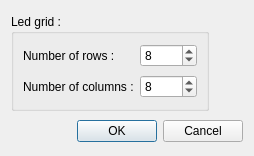
<?xml version="1.0" encoding="UTF-8"?>
<ui version="4.0">
 <class>NewAnimation</class>
 <widget class="QDialog" name="NewAnimation">
  <property name="geometry">
   <rect>
    <x>0</x>
    <y>0</y>
    <width>254</width>
    <height>156</height>
   </rect>
  </property>
  <property name="sizePolicy">
   <sizepolicy hsizetype="Fixed" vsizetype="Fixed">
    <horstretch>0</horstretch>
    <verstretch>0</verstretch>
   </sizepolicy>
  </property>
  <property name="windowTitle">
   <string>Dialog</string>
  </property>
  <layout class="QVBoxLayout" name="verticalLayout">
   <item>
    <widget class="QGroupBox" name="groupBox">
     <property name="sizePolicy">
      <sizepolicy hsizetype="Fixed" vsizetype="Fixed">
       <horstretch>0</horstretch>
       <verstretch>0</verstretch>
      </sizepolicy>
     </property>
     <property name="title">
      <string>Led grid :</string>
     </property>
     <layout class="QHBoxLayout" name="horizontalLayout_2">
      <item>
       <layout class="QGridLayout" name="gridLayout">
        <item row="0" column="1">
         <widget class="QSpinBox" name="iNumRowsSpin">
          <property name="minimumSize">
           <size>
            <width>57</width>
            <height>0</height>
           </size>
          </property>
          <property name="maximumSize">
           <size>
            <width>57</width>
            <height>16777215</height>
           </size>
          </property>
          <property name="minimum">
           <number>1</number>
          </property>
          <property name="maximum">
           <number>100</number>
          </property>
          <property name="value">
           <number>8</number>
          </property>
         </widget>
        </item>
        <item row="1" column="1">
         <widget class="QSpinBox" name="iNumColumnsSpin">
          <property name="minimumSize">
           <size>
            <width>57</width>
            <height>0</height>
           </size>
          </property>
          <property name="maximumSize">
           <size>
            <width>57</width>
            <height>16777215</height>
           </size>
          </property>
          <property name="minimum">
           <number>1</number>
          </property>
          <property name="maximum">
           <number>100</number>
          </property>
          <property name="value">
           <number>8</number>
          </property>
         </widget>
        </item>
        <item row="1" column="0">
         <widget class="QLabel" name="iNumColumnsLabel">
          <property name="minimumSize">
           <size>
            <width>0</width>
            <height>25</height>
           </size>
          </property>
          <property name="text">
           <string>Number of columns :</string>
          </property>
         </widget>
        </item>
        <item row="0" column="0">
         <widget class="QLabel" name="iNumRowsLabel">
          <property name="minimumSize">
           <size>
            <width>0</width>
            <height>25</height>
           </size>
          </property>
          <property name="text">
           <string>Number of rows :</string>
          </property>
         </widget>
        </item>
       </layout>
      </item>
     </layout>
    </widget>
   </item>
   <item>
    <widget class="QDialogButtonBox" name="buttonBox">
     <property name="orientation">
      <enum>Qt::Horizontal</enum>
     </property>
     <property name="standardButtons">
      <set>QDialogButtonBox::Cancel|QDialogButtonBox::Ok</set>
     </property>
    </widget>
   </item>
  </layout>
  <zorder>buttonBox</zorder>
  <zorder>groupBox</zorder>
 </widget>
 <resources/>
 <connections>
  <connection>
   <sender>buttonBox</sender>
   <signal>accepted()</signal>
   <receiver>NewAnimation</receiver>
   <slot>accept()</slot>
   <hints>
    <hint type="sourcelabel">
     <x>248</x>
     <y>254</y>
    </hint>
    <hint type="destinationlabel">
     <x>157</x>
     <y>274</y>
    </hint>
   </hints>
  </connection>
  <connection>
   <sender>buttonBox</sender>
   <signal>rejected()</signal>
   <receiver>NewAnimation</receiver>
   <slot>reject()</slot>
   <hints>
    <hint type="sourcelabel">
     <x>316</x>
     <y>260</y>
    </hint>
    <hint type="destinationlabel">
     <x>286</x>
     <y>274</y>
    </hint>
   </hints>
  </connection>
 </connections>
</ui>
